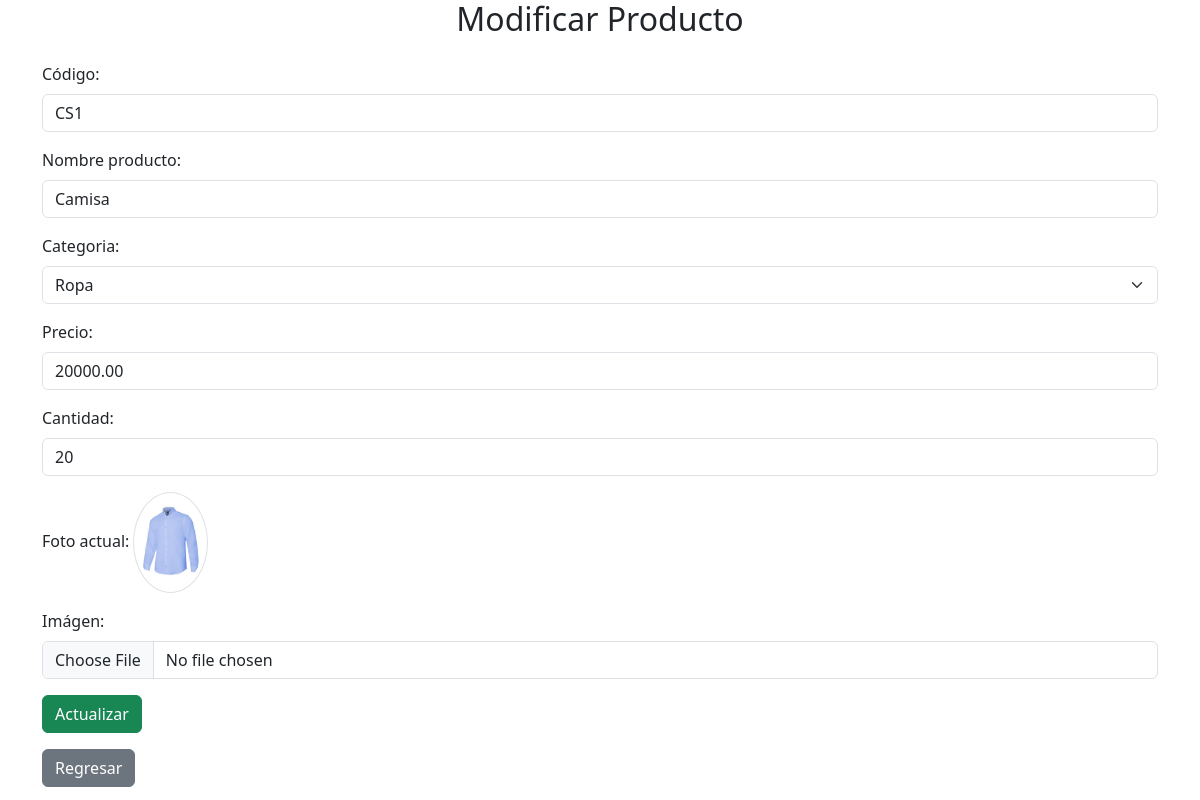
/modificar.php?id=4, run on the app's committed database.
### tables this page shows
CREATE TABLE `productos` (
  `id` BIGINT(20) NOT NULL AUTO_INCREMENT,
  `codigo` VARCHAR(50) NOT NULL,
  `nombre` VARCHAR(100) NOT NULL,
  `id_categoria` BIGINT(20) NOT NULL,
  `precio` DOUBLE(10,2) NOT NULL,
  `cantidad` INT(10) NOT NULL,
  `img` TEXT DEFAULT NULL,
  `estado` TINYINT(1) NOT NULL DEFAULT 1,
  `fecha_creacion` DATETIME NOT NULL DEFAULT CURRENT_TIMESTAMP(),
  PRIMARY KEY (`id`),
  KEY `id_categoria` (`id_categoria`),
  CONSTRAINT `productos_ibfk_1` FOREIGN KEY (`id_categoria`) REFERENCES `categorias` (`id`) ON UPDATE CASCADE
);

### modificar.php (the view, shortened to what this page needs)
<?php
require_once('conexion.php');
if ($_SERVER["REQUEST_METHOD"] == "POST") {
    $id = $_POST["id"];
    $codigo = $_POST["codigo"];
    $producto = $_POST["producto"];
    $id_categoria = $_POST["categoria"];
    $precio = $_POST["precio"];
    $cantidad = $_POST["cantidad"];
    $sqlFoto = "SELECT cantidad, img FROM productos WHERE id = $id";
    $result = $conexion->query($sqlFoto);
    $row = $result->fetch_assoc();
    if (isset($_FILES['img']) && $_FILES['img']['error'] === UPLOAD_ERR_OK) {
        $targetDir = "uploads/";
        $fileName = basename($_FILES["img"]["name"]);
        $targetFilePath = $targetDir . uniqid() . "_" . $fileName;
        $fileType = strtolower(pathinfo($targetFilePath, PATHINFO_EXTENSION));
        $allowedTypes = array('jpg', 'jpeg', 'png', 'gif');
        if (in_array($fileType, $allowedTypes)) {
            if (move_uploaded_file($_FILES["img"]["tmp_name"], $targetFilePath)) {
                $fotoActual = $row['img'];
                unlink($fotoActual);
                $sql = "UPDATE productos SET codigo='$codigo', nombre='$producto', id_categoria=$id_categoria, precio=$precio, cantidad=$cantidad, img='$targetFilePath' WHERE id=$id";
            } else {
                echo "Hubo un error subiendo el archivo.";
            }
        } else {
            echo "Solo se permiten archivos de tipo JPG, JPEG, PNG, o GIF.";
        }
    } else {
        $sql = "UPDATE productos SET codigo='$codigo', nombre='$producto', id_categoria=$id_categoria, precio=$precio, cantidad=$cantidad WHERE id=$id";
    }
    if ($conexion->query($sql) === TRUE) {
        $cantidadActual = $row['cantidad'];
        if ($cantidadActual != $cantidad) {
            $sqlHistorial = "INSERT INTO logs (id_producto, modo, cantidad) VALUES ($id, 'ACTUALIZANDO', $cantidad)";
            $conexion->query($sqlHistorial);
        }
        echo "Registro actualizado exitosamente";
    } else {
        echo "Error actualizando registro: " . $conexion->error;
    }
    $conexion->close();
    header("Location: index.php");
}else {
    $id = $_GET["id"];
    $sql = "SELECT p.id, p.codigo, p.nombre AS producto, c.id AS id_categoria, c.nombre AS categoria, p.precio, p.cantidad, p.img
            FROM productos p
            LEFT JOIN categorias c ON c.id = p.id_categoria
            WHERE p.id=$id AND p.estado = 1;";
    $result = $conexion->query($sql);
    $row = $result->fetch_assoc();
    $opt_categorias = "SELECT id, nombre FROM categorias";
    $opciones_result = $conexion->query($opt_categorias);
}
?>
<!DOCTYPE html>
<html>
<head>
    <link href="https://cdn.jsdelivr.net/npm/bootstrap@5.3.0-alpha1/dist/css/bootstrap.min.css" rel="stylesheet">
</head>
<body>
    <div class="container text-center">
        <h2>Modificar Producto</h2>
    </div>
    <div class="container mt-4">
        <form action="modificar.php" method="post" enctype="multipart/form-data">
            <div class="mb-3">
                <label for="codigo" class="form-label">Código:</label>
                <input type="text" class="form-control" name="codigo" value="<?php echo $row['codigo']; ?>" required>
            </div>
            <div class="mb-3">
                <label for="producto" class="form-label">Nombre producto:</label>
                <input type="text" class="form-control" name="producto" value="<?php echo $row['producto']; ?>" required>
            </div>
            <div class="mb-3">
                <label for="categoria" class="form-label">Categoria:</label>
                <select class="form-select" aria-label="Default select example" id="categoria" name="categoria" required>
                    <?php
                        if ($opciones_result->num_rows > 0) {
                            while($opcion = $opciones_result->fetch_assoc()) {
                                $selected = $row['id_categoria'] == $opcion['id'] ? 'selected' : '';
                                echo "<option value='" . $opcion["id"] . "' $selected>" . $opcion["nombre"] . "</option>";
                            }
                        }
                    ?>
                </select>
            </div>
            <div class="mb-3">
                <label for="precio" class="form-label">Precio:</label>
                <input type="number" class="form-control" name="precio" value="<?php echo $row['precio']; ?>" required>
            </div>
            <div class="mb-3">
                <label for="cantidad" class="form-label">Cantidad:</label>
                <input type="number" class="form-control" name="cantidad" value="<?php echo $row['cantidad']; ?>" required>
            </div>
            <div class="mb-3">
                <label for="img">Foto actual:</label>
                <img src="<?php echo $row['img']; ?>" class="img-thumbnail rounded-circle" style="width: 75px; height: auto;">
            </div>
            <div class="mb-3">
                <label for="img" class="form-label">Imágen:</label>
                <input class="form-control" type="file" name="img">
            </div>
            <div class="mb-3">
                <button type="submit" class="btn btn-success">Actualizar</button>
            </div>
            <div class="mb-3">
                <a href="index.php" class='btn btn-secondary'>Regresar</a>
            </div>
        </form>
    </div>
</body>
</html>

### data on the page
productos: codigo "CS1", producto "Camisa", precio "20000.00", cantidad "20", img (picture)

### other printed values
form field categoria "Ropa"
